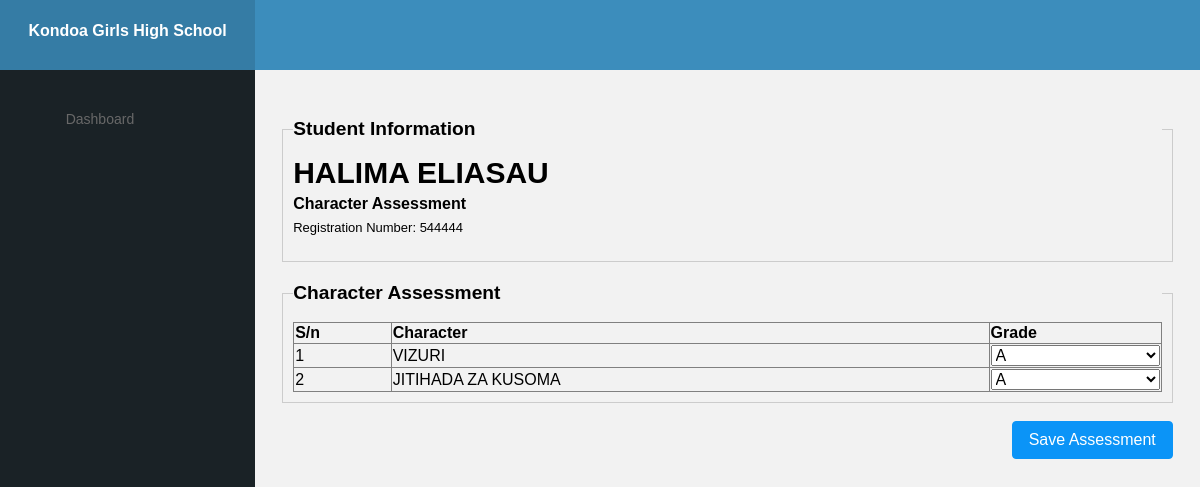
/add-assessment2/544444/, run on the app's committed database.
### admission/models.py (models this page shows, shortened)
class StudentRegistration(models.Model):
    GENDER_CHOICES = [
        ('male', 'Male'),
        ('female', 'Female'),
    ]
    DISABILITY_CHOICES = [
        ('none', 'None'),
        ('skin', 'Skin'),
        ('hearing', 'Hearing'),
        ('vision', 'Vision'),
        ('other', 'Other'),
    ]
    entry_year = models.ForeignKey(AcademicYear, on_delete=models.CASCADE)
    entry_term = models.ForeignKey(Term, on_delete=models.CASCADE)
    entry_programme = models.ForeignKey(Programme, on_delete=models.CASCADE)
    entry_class = models.ForeignKey(Class, on_delete=models.CASCADE)
    stream_name = models.ForeignKey(Stream, on_delete=models.CASCADE, null=True, blank=True)
    subjects = models.ManyToManyField(Subject, blank=True)  # Add this line for subjects
    entry_category = models.ForeignKey(EntryCategory, on_delete=models.CASCADE)
    sponsor_name = models.ForeignKey(Sponsor, on_delete=models.CASCADE)
    registration_number = models.CharField(max_length=20, unique=True)
    first_name = models.CharField(max_length=50)
    last_name = models.CharField(max_length=50)
    other_name = models.CharField(max_length=50, blank=True, null=True)
    gender = models.CharField(max_length=6, choices=GENDER_CHOICES)
    birth_date = models.DateField()
    nationality = models.CharField(max_length=50, default='Tanzania')
    disability = models.CharField(max_length=10, choices=DISABILITY_CHOICES, default='none')
    profile_picture = models.ImageField(upload_to='kin_pictures/', blank=True, null=True)
    next_of_kin1_name = models.CharField(max_length=100)
    next_of_kin1_mobile_number = models.CharField(max_length=15)
    next_of_kin1_email = models.EmailField(blank=True, null=True)
    next_of_kin1_postal_address = models.CharField(max_length=255, blank=True, null=True)
    next_of_kin2_name = models.CharField(max_length=100, blank=True, null=True)
    next_of_kin2_mobile_number = models.CharField(max_length=15, blank=True, null=True)
    next_of_kin2_email = models.EmailField(blank=True, null=True)
    next_of_kin2_postal_address = models.CharField(max_length=255, blank=True, null=True)
    admission_date = models.DateField(auto_now_add=True)

### main_setting/models.py (models this page shows, shortened)
class Assessment(models.Model):
    name = models.CharField(max_length=255)

### Record_results/views.py (the view)
# urls.py: path('add-assessment2/<str:registration_number>/', views.add_assessment2, name='add_assessment2'),
def add_assessment2(request, registration_number,extra_context=None):
    extra_context = extra_context or {}
    extra_context.update({
            "academic_year": AcademicYear.objects.all(),
            "term": Term.objects.all(),
            "programmes": Programme.objects.all(),
            "classes": Class.objects.all(),
            "stream": Stream.objects.all(),
            "exams": ExamsCategory.objects.all(),
            "subjects": Subject.objects.all(),
            "assessments": Assessment.objects.all(),
             "grades": GradeScale.objects.all(),
            "title": "Filter student to",
        })
    if registration_number:
       student = StudentRegistration.objects.filter(registration_number=registration_number).first()
       if student:
           subjects = student.subjects.all()
       else:
           subjects = []
    return render(request, 'admin/add_assessment2.html', {
        'student': student,
        'subjects': subjects,
        'extra_context': extra_context,
    })

### main_setting/models.py (called while the page is built)
    def __str__(self):
        return self.name

    def __str__(self):
        return self.class_name

    def __str__(self):
        return self.name

    def __str__(self):
        return f"{self.name} ({self.get_status_display()})"

    def __str__(self):
        return self.name

### templates/admin/add_assessment2.html (shortened to what this page needs)
{% load static %}
<!DOCTYPE html>
<html lang="en">
<head>
  <link rel="stylesheet" href="{% static 'vendors/iconfonts/font-awesome/css/all.min.css'%}">
  <link rel="stylesheet" href="{% static 'vendors/css/vendor.bundle.base.css'%}">
  <link rel="stylesheet" href="{% static 'vendors/css/vendor.bundle.addons.css'%}">
  <link rel="stylesheet" href="{% static 'css/style.css'%}">
</head>
<body>
  <div class="container-scroller" >
    <nav class="navbar col-lg-12 col-12 p-0 fixed-top d-flex flex-row default-layout-navbar" >
      <div class="text-center navbar-brand-wrapper d-flex align-items-center justify-content-center" style="background-color:#357ca5">
        <label style="font-weight:bold;color:#ffffff">Kondoa Girls High School</label>
      </div>
      <div class="navbar-menu-wrapper d-flex align-items-stretch" style="background-color:#3c8dbc">
        <button class="navbar-toggler navbar-toggler align-self-center" type="button" data-toggle="minimize">
          <span class="fas fa-bars"></span>
        </button>
        <ul class="navbar-nav">
        </ul>
      </div>
    </nav>
    <div class="container-fluid page-body-wrapper">
      <nav class="sidebar sidebar-offcanvas" id="sidebar" style="background-color:#1a2226">
        <ul class="nav">
          <li class="nav-item nav-profile">
            <div class="nav-link">
            </div>
          </li>
          <li class="nav-item">
            <a class="nav-link" href="{% url 'admin:index' %}">
              <i class="fa fa-home menu-icon"></i>
              <span class="menu-title">Dashboard</span>
            </a>
          </li>
         </ul>
      </nav>
      <div class="main-panel">
        <div class="content-wrapper">
          {% block content %}
          <form method="post" action="{% url 'save_assessment2' %}">
            <fieldset style="border: 1px solid #ccc; padding: 10px; margin-bottom: 20px;">
                <legend style="font-weight: bold; font-size: 1.2em;">Student Information</legend>
                <h3>{{ student.first_name }} {{ student.last_name }}</h3>
                <h5>Character Assessment</h5>
                <p>Registration Number: {{ student.registration_number }}</p>
            </fieldset>
            <fieldset style="border: 1px solid #ccc; padding: 10px;">
                <legend style="font-weight: bold; font-size: 1.2em;">Character Assessment</legend>
                <table border="1" style="width: 100%; border-collapse: collapse;">
                    <thead>
                        <tr>
                            <th>S/n</th>
                            <th>Character</th>
                            <th>Grade</th>
                        </tr>
                    </thead>
                    <tbody>
                        {% for item in extra_context.assessments %}
                            <tr>
                                <td style="text-align: left;">{{ forloop.counter }}</td>
                                <td style="text-align: left;">{{ item.name }}</td>
                                <td>
                                    <select name="grade_{{ item.id }}" style="width: 100%;">
                                        {% for grade in extra_context.grades %}
                                            <option value="{{ grade.grade_name }}">{{ grade.grade_name }}</option>
                                        {% endfor %}
                                    </select>
                                </td>
                            </tr>
                        {% endfor %}
                    </tbody>
                </table>
            </fieldset>
            <br>
            <div align="right">
                <button type="submit" class="btn btn-info">Save Assessment</button>
            </div>
        </form>
{% endblock %}
          </div>
      </div>
    </div>
  </div>
</body>
</html>

### data on the page
StudentRegistration: first_name "HALIMA", last_name "ELIASAU", registration_number "544444"
Assessment: name "VIZURI"
Assessment: name "JITIHADA ZA KUSOMA"

### other printed values
form field value "A"
